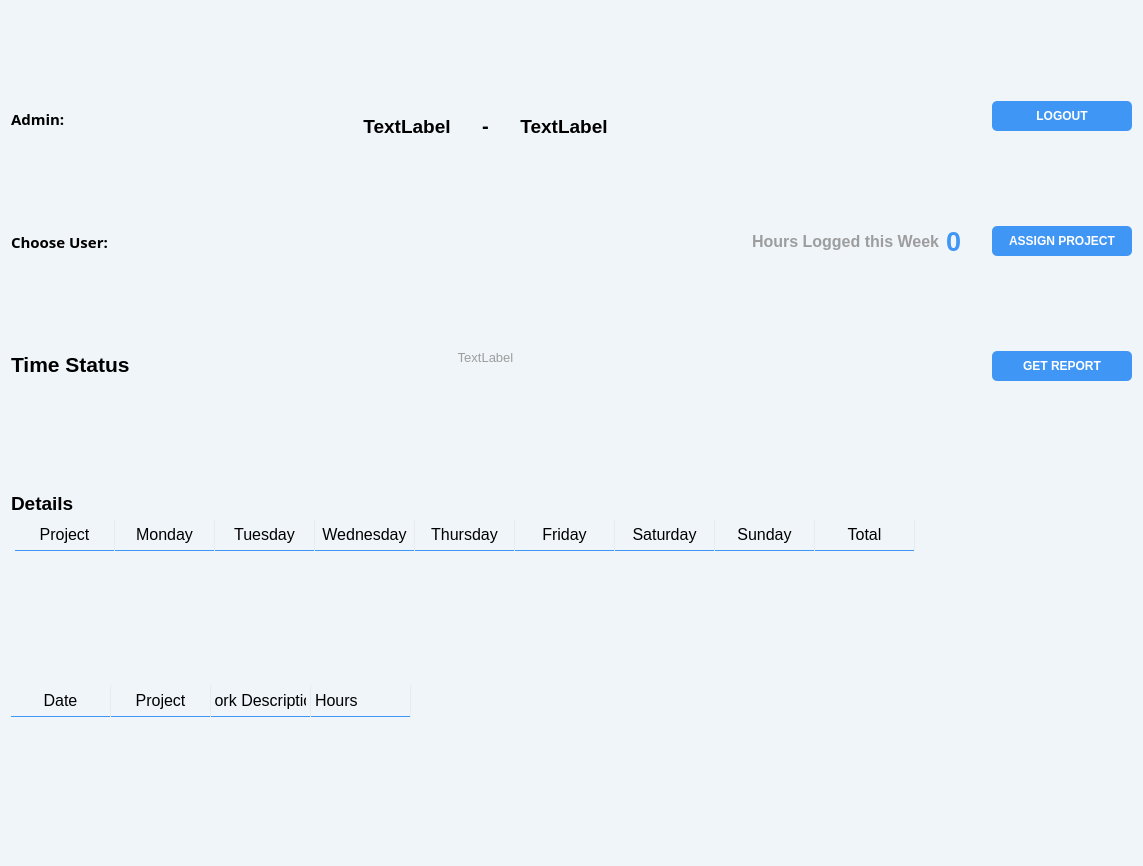
<?xml version="1.0" encoding="UTF-8"?>
<ui version="4.0">
 <class>AdminMode</class>
 <widget class="QWidget" name="AdminMode">
  <property name="enabled">
   <bool>true</bool>
  </property>
  <property name="geometry">
   <rect>
    <x>0</x>
    <y>0</y>
    <width>1143</width>
    <height>866</height>
   </rect>
  </property>
  <property name="sizePolicy">
   <sizepolicy hsizetype="Expanding" vsizetype="Expanding">
    <horstretch>0</horstretch>
    <verstretch>0</verstretch>
   </sizepolicy>
  </property>
  <property name="windowTitle">
   <string>Form</string>
  </property>
  <property name="styleSheet">
   <string notr="true">background-color: rgb(240, 245, 250);</string>
  </property>
  <layout class="QVBoxLayout" name="verticalLayout_4" stretch="0,1,0,0,0">
   <property name="spacing">
    <number>0</number>
   </property>
   <item>
    <layout class="QHBoxLayout" name="horizontalLayout_2">
     <item>
      <layout class="QVBoxLayout" name="verticalLayout_3" stretch="1,1,1">
       <item>
        <widget class="QLabel" name="labelUser">
         <property name="font">
          <font>
           <family>Century Gothic</family>
           <pointsize>11</pointsize>
           <weight>75</weight>
           <bold>true</bold>
          </font>
         </property>
         <property name="text">
          <string>Admin:</string>
         </property>
        </widget>
       </item>
       <item>
        <layout class="QHBoxLayout" name="horizontalLayout_6" stretch="1,0,1">
         <property name="spacing">
          <number>0</number>
         </property>
         <item>
          <widget class="QLabel" name="label_4">
           <property name="sizePolicy">
            <sizepolicy hsizetype="Fixed" vsizetype="Fixed">
             <horstretch>0</horstretch>
             <verstretch>0</verstretch>
            </sizepolicy>
           </property>
           <property name="font">
            <font>
             <family>Century Gothic</family>
             <pointsize>11</pointsize>
             <weight>75</weight>
             <bold>true</bold>
            </font>
           </property>
           <property name="text">
            <string>Choose User:</string>
           </property>
          </widget>
         </item>
         <item>
          <spacer name="horizontalSpacer_10">
           <property name="orientation">
            <enum>Qt::Horizontal</enum>
           </property>
           <property name="sizeType">
            <enum>QSizePolicy::Fixed</enum>
           </property>
           <property name="sizeHint" stdset="0">
            <size>
             <width>10</width>
             <height>20</height>
            </size>
           </property>
          </spacer>
         </item>
         <item>
          <widget class="QComboBox" name="comboBoxUsers">
           <property name="sizePolicy">
            <sizepolicy hsizetype="Fixed" vsizetype="Fixed">
             <horstretch>0</horstretch>
             <verstretch>0</verstretch>
            </sizepolicy>
           </property>
           <property name="minimumSize">
            <size>
             <width>100</width>
             <height>30</height>
            </size>
           </property>
           <property name="font">
            <font>
             <family>Century Gothic</family>
             <pointsize>11</pointsize>
             <weight>75</weight>
             <bold>true</bold>
            </font>
           </property>
           <property name="styleSheet">
            <string notr="true">QComboBox {
border-radius: 2px;
border: none;
background-color: rgb(240, 245, 250);
}
QComboBox::drop-down 
{
    border: 0px;
}

QComboBox::down-arrow {
    image: url(:/images/images/dA.png);
    width: 25px;
    height: 25px;
	margin-right: 10px;
}</string>
           </property>
          </widget>
         </item>
        </layout>
       </item>
       <item>
        <layout class="QVBoxLayout" name="verticalLayout_5">
         <item>
          <widget class="QLabel" name="label">
           <property name="font">
            <font>
             <family>MS Shell Dlg 2</family>
             <pointsize>16</pointsize>
             <weight>75</weight>
             <bold>true</bold>
            </font>
           </property>
           <property name="text">
            <string>Time Status</string>
           </property>
          </widget>
         </item>
        </layout>
       </item>
      </layout>
     </item>
     <item>
      <spacer name="horizontalSpacer">
       <property name="orientation">
        <enum>Qt::Horizontal</enum>
       </property>
       <property name="sizeType">
        <enum>QSizePolicy::Expanding</enum>
       </property>
       <property name="sizeHint" stdset="0">
        <size>
         <width>40</width>
         <height>20</height>
        </size>
       </property>
      </spacer>
     </item>
     <item>
      <widget class="QPushButton" name="buttonPreviousWeek">
       <property name="styleSheet">
        <string notr="true">QPushButton {
        background-color: transparent;
        border:none
}

QPushButton:pressed {
background-color: rgb(231, 236, 240);
        border:none
}
QPushButton:hover {
background-color: rgb(245, 250, 255);
        border:none
}</string>
       </property>
       <property name="text">
        <string/>
       </property>
       <property name="icon">
        <iconset resource="resources.qrc">
         <normaloff>:/images/images/lA.png</normaloff>:/images/images/lA.png</iconset>
       </property>
       <property name="iconSize">
        <size>
         <width>30</width>
         <height>30</height>
        </size>
       </property>
      </widget>
     </item>
     <item>
      <spacer name="horizontalSpacer_3">
       <property name="orientation">
        <enum>Qt::Horizontal</enum>
       </property>
       <property name="sizeType">
        <enum>QSizePolicy::Fixed</enum>
       </property>
       <property name="sizeHint" stdset="0">
        <size>
         <width>40</width>
         <height>20</height>
        </size>
       </property>
      </spacer>
     </item>
     <item>
      <layout class="QVBoxLayout" name="verticalLayout">
       <property name="spacing">
        <number>0</number>
       </property>
       <item>
        <layout class="QHBoxLayout" name="horizontalLayout">
         <property name="spacing">
          <number>0</number>
         </property>
         <item>
          <widget class="QLabel" name="labelFirstDay">
           <property name="sizePolicy">
            <sizepolicy hsizetype="Fixed" vsizetype="Preferred">
             <horstretch>0</horstretch>
             <verstretch>0</verstretch>
            </sizepolicy>
           </property>
           <property name="minimumSize">
            <size>
             <width>150</width>
             <height>0</height>
            </size>
           </property>
           <property name="font">
            <font>
             <pointsize>14</pointsize>
             <weight>75</weight>
             <bold>true</bold>
            </font>
           </property>
           <property name="layoutDirection">
            <enum>Qt::LeftToRight</enum>
           </property>
           <property name="text">
            <string>TextLabel</string>
           </property>
           <property name="alignment">
            <set>Qt::AlignCenter</set>
           </property>
          </widget>
         </item>
         <item>
          <widget class="QLabel" name="label_5">
           <property name="sizePolicy">
            <sizepolicy hsizetype="Fixed" vsizetype="Fixed">
             <horstretch>0</horstretch>
             <verstretch>0</verstretch>
            </sizepolicy>
           </property>
           <property name="minimumSize">
            <size>
             <width>7</width>
             <height>0</height>
            </size>
           </property>
           <property name="font">
            <font>
             <pointsize>15</pointsize>
             <weight>75</weight>
             <bold>true</bold>
            </font>
           </property>
           <property name="text">
            <string>-</string>
           </property>
           <property name="alignment">
            <set>Qt::AlignCenter</set>
           </property>
          </widget>
         </item>
         <item>
          <widget class="QLabel" name="labelLastDay">
           <property name="sizePolicy">
            <sizepolicy hsizetype="Fixed" vsizetype="Preferred">
             <horstretch>0</horstretch>
             <verstretch>0</verstretch>
            </sizepolicy>
           </property>
           <property name="minimumSize">
            <size>
             <width>150</width>
             <height>0</height>
            </size>
           </property>
           <property name="font">
            <font>
             <pointsize>14</pointsize>
             <weight>75</weight>
             <bold>true</bold>
            </font>
           </property>
           <property name="layoutDirection">
            <enum>Qt::LeftToRight</enum>
           </property>
           <property name="text">
            <string>TextLabel</string>
           </property>
           <property name="alignment">
            <set>Qt::AlignCenter</set>
           </property>
          </widget>
         </item>
        </layout>
       </item>
       <item>
        <layout class="QHBoxLayout" name="horizontalLayout_3">
         <item>
          <spacer name="horizontalSpacer_5">
           <property name="orientation">
            <enum>Qt::Horizontal</enum>
           </property>
           <property name="sizeType">
            <enum>QSizePolicy::Fixed</enum>
           </property>
           <property name="sizeHint" stdset="0">
            <size>
             <width>65</width>
             <height>20</height>
            </size>
           </property>
          </spacer>
         </item>
         <item>
          <widget class="QLabel" name="labelYear">
           <property name="font">
            <font>
             <pointsize>10</pointsize>
            </font>
           </property>
           <property name="styleSheet">
            <string notr="true">color: rgb(157, 157, 157);</string>
           </property>
           <property name="text">
            <string>TextLabel</string>
           </property>
           <property name="alignment">
            <set>Qt::AlignCenter</set>
           </property>
          </widget>
         </item>
         <item>
          <spacer name="horizontalSpacer_6">
           <property name="orientation">
            <enum>Qt::Horizontal</enum>
           </property>
           <property name="sizeType">
            <enum>QSizePolicy::Fixed</enum>
           </property>
           <property name="sizeHint" stdset="0">
            <size>
             <width>65</width>
             <height>20</height>
            </size>
           </property>
          </spacer>
         </item>
        </layout>
       </item>
      </layout>
     </item>
     <item>
      <spacer name="horizontalSpacer_12">
       <property name="orientation">
        <enum>Qt::Horizontal</enum>
       </property>
       <property name="sizeType">
        <enum>QSizePolicy::Fixed</enum>
       </property>
       <property name="sizeHint" stdset="0">
        <size>
         <width>40</width>
         <height>20</height>
        </size>
       </property>
      </spacer>
     </item>
     <item>
      <widget class="QPushButton" name="buttonNextWeek">
       <property name="styleSheet">
        <string notr="true">QPushButton {
        background-color: transparent;
        border:none
}

QPushButton:pressed {
background-color: rgb(231, 236, 240);
        border:none
}
QPushButton:hover {
background-color: rgb(245, 250, 255);
        border:none
}</string>
       </property>
       <property name="text">
        <string/>
       </property>
       <property name="icon">
        <iconset resource="resources.qrc">
         <normaloff>:/images/images/rA.png</normaloff>:/images/images/rA.png</iconset>
       </property>
       <property name="iconSize">
        <size>
         <width>30</width>
         <height>30</height>
        </size>
       </property>
      </widget>
     </item>
     <item>
      <spacer name="horizontalSpacer_2">
       <property name="orientation">
        <enum>Qt::Horizontal</enum>
       </property>
       <property name="sizeType">
        <enum>QSizePolicy::Expanding</enum>
       </property>
       <property name="sizeHint" stdset="0">
        <size>
         <width>40</width>
         <height>20</height>
        </size>
       </property>
      </spacer>
     </item>
     <item>
      <widget class="QLabel" name="label_2">
       <property name="sizePolicy">
        <sizepolicy hsizetype="Fixed" vsizetype="Fixed">
         <horstretch>0</horstretch>
         <verstretch>0</verstretch>
        </sizepolicy>
       </property>
       <property name="font">
        <font>
         <pointsize>12</pointsize>
         <weight>75</weight>
         <bold>true</bold>
        </font>
       </property>
       <property name="styleSheet">
        <string notr="true">color: rgb(157, 157, 157);</string>
       </property>
       <property name="text">
        <string>Hours Logged this Week</string>
       </property>
      </widget>
     </item>
     <item>
      <spacer name="horizontalSpacer_8">
       <property name="orientation">
        <enum>Qt::Horizontal</enum>
       </property>
       <property name="sizeType">
        <enum>QSizePolicy::Fixed</enum>
       </property>
       <property name="sizeHint" stdset="0">
        <size>
         <width>6</width>
         <height>20</height>
        </size>
       </property>
      </spacer>
     </item>
     <item>
      <widget class="QLabel" name="labelHours">
       <property name="sizePolicy">
        <sizepolicy hsizetype="Fixed" vsizetype="Fixed">
         <horstretch>0</horstretch>
         <verstretch>0</verstretch>
        </sizepolicy>
       </property>
       <property name="minimumSize">
        <size>
         <width>36</width>
         <height>0</height>
        </size>
       </property>
       <property name="font">
        <font>
         <pointsize>20</pointsize>
         <weight>75</weight>
         <bold>true</bold>
        </font>
       </property>
       <property name="styleSheet">
        <string notr="true">color: rgb(64, 150, 244);</string>
       </property>
       <property name="text">
        <string>0</string>
       </property>
      </widget>
     </item>
     <item>
      <spacer name="horizontalSpacer_7">
       <property name="orientation">
        <enum>Qt::Horizontal</enum>
       </property>
       <property name="sizeType">
        <enum>QSizePolicy::Fixed</enum>
       </property>
       <property name="sizeHint" stdset="0">
        <size>
         <width>10</width>
         <height>20</height>
        </size>
       </property>
      </spacer>
     </item>
     <item>
      <layout class="QVBoxLayout" name="verticalLayout_2" stretch="0,1,1">
       <property name="spacing">
        <number>5</number>
       </property>
       <property name="sizeConstraint">
        <enum>QLayout::SetFixedSize</enum>
       </property>
       <item>
        <widget class="QPushButton" name="buttonLogout">
         <property name="minimumSize">
          <size>
           <width>120</width>
           <height>30</height>
          </size>
         </property>
         <property name="font">
          <font>
           <pointsize>9</pointsize>
           <weight>75</weight>
           <bold>true</bold>
          </font>
         </property>
         <property name="styleSheet">
          <string notr="true">QPushButton {
        background-color: rgb(64, 150, 244);
        border-radius: 5px;
        color: rgb(255, 255, 255);
        border:none
}

QPushButton:pressed {
background-color: rgb(57, 134, 217);

}
QPushButton:hover {
background-color: rgb(67, 158, 255);
}</string>
         </property>
         <property name="text">
          <string>LOGOUT</string>
         </property>
        </widget>
       </item>
       <item>
        <widget class="QPushButton" name="buttonAssignProject">
         <property name="sizePolicy">
          <sizepolicy hsizetype="Fixed" vsizetype="Fixed">
           <horstretch>0</horstretch>
           <verstretch>0</verstretch>
          </sizepolicy>
         </property>
         <property name="minimumSize">
          <size>
           <width>140</width>
           <height>30</height>
          </size>
         </property>
         <property name="font">
          <font>
           <family>MS Shell Dlg 2</family>
           <pointsize>9</pointsize>
           <weight>75</weight>
           <bold>true</bold>
          </font>
         </property>
         <property name="styleSheet">
          <string notr="true">QPushButton {
        background-color: rgb(64, 150, 244);
        border-radius: 5px;
        color: rgb(255, 255, 255);
        border:none
}

QPushButton:pressed {
background-color: rgb(57, 134, 217);

}
QPushButton:hover {
background-color: rgb(67, 158, 255);
}
</string>
         </property>
         <property name="text">
          <string>ASSIGN PROJECT</string>
         </property>
        </widget>
       </item>
       <item>
        <widget class="QPushButton" name="buttonGetReport">
         <property name="minimumSize">
          <size>
           <width>120</width>
           <height>30</height>
          </size>
         </property>
         <property name="font">
          <font>
           <family>MS Shell Dlg 2</family>
           <pointsize>9</pointsize>
           <weight>75</weight>
           <bold>true</bold>
          </font>
         </property>
         <property name="styleSheet">
          <string notr="true">QPushButton {
        background-color: rgb(64, 150, 244);
        border-radius: 5px;
        color: rgb(255, 255, 255);
        border:none
}

QPushButton:pressed {
background-color: rgb(57, 134, 217);

}
QPushButton:hover {
background-color: rgb(67, 158, 255);
}
</string>
         </property>
         <property name="text">
          <string>GET REPORT</string>
         </property>
        </widget>
       </item>
      </layout>
     </item>
    </layout>
   </item>
   <item>
    <layout class="QHBoxLayout" name="horizontalLayout_4" stretch="1,0,1">
     <item>
      <layout class="QGridLayout" name="gridLayout_2"/>
     </item>
     <item>
      <spacer name="horizontalSpacer_9">
       <property name="orientation">
        <enum>Qt::Horizontal</enum>
       </property>
       <property name="sizeHint" stdset="0">
        <size>
         <width>100</width>
         <height>20</height>
        </size>
       </property>
      </spacer>
     </item>
     <item>
      <layout class="QGridLayout" name="gridLayout"/>
     </item>
    </layout>
   </item>
   <item>
    <widget class="QLabel" name="label_3">
     <property name="font">
      <font>
       <pointsize>14</pointsize>
       <weight>75</weight>
       <bold>true</bold>
      </font>
     </property>
     <property name="text">
      <string>Details</string>
     </property>
    </widget>
   </item>
   <item>
    <widget class="QTableWidget" name="tableWidgetProjectDetails">
     <property name="sizePolicy">
      <sizepolicy hsizetype="Expanding" vsizetype="Fixed">
       <horstretch>0</horstretch>
       <verstretch>0</verstretch>
      </sizepolicy>
     </property>
     <property name="minimumSize">
      <size>
       <width>0</width>
       <height>0</height>
      </size>
     </property>
     <property name="maximumSize">
      <size>
       <width>16777215</width>
       <height>170</height>
      </size>
     </property>
     <property name="baseSize">
      <size>
       <width>0</width>
       <height>0</height>
      </size>
     </property>
     <property name="styleSheet">
      <string notr="true">QHeaderView::section {
    background-color: transparent;
    /*color: black;
    padding-left: 4px;*/
        padding: 4px;
    font-size: 12pt;
    border-style: none;
    border-bottom: 1px solid rgb(64, 150, 244);
    border-right: 1px solid rgb(231, 236, 240);

}

QTableView {
    background-color: transparent;
        border: none;
}

QTableWidget {
    gridline-color: rgb(231, 236, 240);
        padding: 4px;

    font-size: 10pt;
}</string>
     </property>
     <column>
      <property name="text">
       <string>Project</string>
      </property>
     </column>
     <column>
      <property name="text">
       <string>Monday</string>
      </property>
     </column>
     <column>
      <property name="text">
       <string>Tuesday</string>
      </property>
     </column>
     <column>
      <property name="text">
       <string>Wednesday</string>
      </property>
     </column>
     <column>
      <property name="text">
       <string>Thursday</string>
      </property>
     </column>
     <column>
      <property name="text">
       <string>Friday</string>
      </property>
     </column>
     <column>
      <property name="text">
       <string>Saturday</string>
      </property>
     </column>
     <column>
      <property name="text">
       <string>Sunday</string>
      </property>
     </column>
     <column>
      <property name="text">
       <string>Total</string>
      </property>
     </column>
    </widget>
   </item>
   <item>
    <widget class="QTableWidget" name="tableWidgetReportDetails">
     <property name="enabled">
      <bool>true</bool>
     </property>
     <property name="sizePolicy">
      <sizepolicy hsizetype="Expanding" vsizetype="Fixed">
       <horstretch>0</horstretch>
       <verstretch>0</verstretch>
      </sizepolicy>
     </property>
     <property name="maximumSize">
      <size>
       <width>16777215</width>
       <height>170</height>
      </size>
     </property>
     <property name="styleSheet">
      <string notr="true">QHeaderView::section {
    background-color: transparent;
    /*color: black;
    padding-left: 4px;*/
	padding: 4px;
    font-size: 12pt;
    border-style: none;
    border-bottom: 1px solid rgb(64, 150, 244);
    border-right: 1px solid rgb(231, 236, 240);

}

QTableView {
    background-color: transparent;
	border: none;
}

QTableWidget {
    gridline-color: rgb(231, 236, 240);
    font-size: 10pt;
}
</string>
     </property>
     <column>
      <property name="text">
       <string>Date</string>
      </property>
      <property name="font">
       <font>
        <pointsize>9</pointsize>
        <weight>75</weight>
        <bold>true</bold>
       </font>
      </property>
     </column>
     <column>
      <property name="text">
       <string>Project</string>
      </property>
      <property name="font">
       <font>
        <pointsize>9</pointsize>
        <weight>75</weight>
        <bold>true</bold>
       </font>
      </property>
     </column>
     <column>
      <property name="text">
       <string>Work Description</string>
      </property>
      <property name="font">
       <font>
        <pointsize>9</pointsize>
        <weight>75</weight>
        <bold>true</bold>
       </font>
      </property>
     </column>
     <column>
      <property name="text">
       <string>Hours</string>
      </property>
      <property name="font">
       <font>
        <pointsize>9</pointsize>
        <weight>75</weight>
        <bold>true</bold>
       </font>
      </property>
      <property name="textAlignment">
       <set>AlignLeading|AlignVCenter</set>
      </property>
     </column>
    </widget>
   </item>
  </layout>
 </widget>
 <resources>
  <include location="resources.qrc"/>
 </resources>
 <connections/>
</ui>
